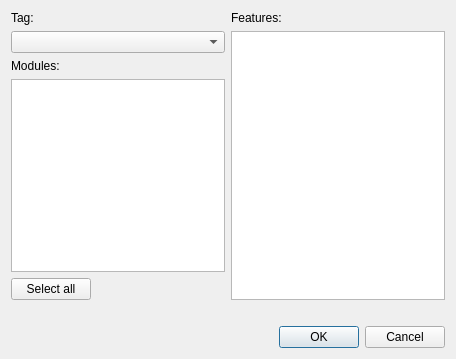
<?xml version="1.0" encoding="UTF-8"?>
<ui version="4.0">
 <class>QtLiteDialog</class>
 <widget class="QDialog" name="QtLiteDialog">
  <property name="geometry">
   <rect>
    <x>0</x>
    <y>0</y>
    <width>456</width>
    <height>359</height>
   </rect>
  </property>
  <property name="windowTitle">
   <string>Dialog</string>
  </property>
  <layout class="QVBoxLayout" name="verticalLayout_3">
   <item>
    <layout class="QHBoxLayout" name="horizontalLayout">
     <item>
      <layout class="QVBoxLayout" name="verticalLayout">
       <item>
        <widget class="QLabel" name="label">
         <property name="text">
          <string>Tag:</string>
         </property>
        </widget>
       </item>
       <item>
        <widget class="QComboBox" name="comboBoxModules"/>
       </item>
       <item>
        <widget class="QLabel" name="label_2">
         <property name="text">
          <string>Modules:</string>
         </property>
        </widget>
       </item>
       <item>
        <widget class="QListWidget" name="listWidgetModules"/>
       </item>
       <item>
        <layout class="QHBoxLayout" name="horizontalLayout_2">
         <item>
          <widget class="QPushButton" name="pushButtonSelectAll">
           <property name="text">
            <string>Select all</string>
           </property>
          </widget>
         </item>
         <item>
          <spacer name="horizontalSpacer">
           <property name="orientation">
            <enum>Qt::Horizontal</enum>
           </property>
           <property name="sizeHint" stdset="0">
            <size>
             <width>40</width>
             <height>20</height>
            </size>
           </property>
          </spacer>
         </item>
        </layout>
       </item>
      </layout>
     </item>
     <item>
      <layout class="QVBoxLayout" name="verticalLayout_2">
       <item>
        <widget class="QLabel" name="label_3">
         <property name="text">
          <string>Features:</string>
         </property>
        </widget>
       </item>
       <item>
        <widget class="QListWidget" name="listWidgetFeatures"/>
       </item>
      </layout>
     </item>
    </layout>
   </item>
   <item>
    <widget class="QLabel" name="labelStatus">
     <property name="text">
      <string/>
     </property>
    </widget>
   </item>
   <item>
    <widget class="QDialogButtonBox" name="buttonBox">
     <property name="standardButtons">
      <set>QDialogButtonBox::Cancel|QDialogButtonBox::Ok</set>
     </property>
    </widget>
   </item>
  </layout>
 </widget>
 <resources/>
 <connections>
  <connection>
   <sender>buttonBox</sender>
   <signal>rejected()</signal>
   <receiver>QtLiteDialog</receiver>
   <slot>reject()</slot>
   <hints>
    <hint type="sourcelabel">
     <x>188</x>
     <y>369</y>
    </hint>
    <hint type="destinationlabel">
     <x>138</x>
     <y>298</y>
    </hint>
   </hints>
  </connection>
  <connection>
   <sender>buttonBox</sender>
   <signal>accepted()</signal>
   <receiver>QtLiteDialog</receiver>
   <slot>accept()</slot>
   <hints>
    <hint type="sourcelabel">
     <x>261</x>
     <y>373</y>
    </hint>
    <hint type="destinationlabel">
     <x>203</x>
     <y>290</y>
    </hint>
   </hints>
  </connection>
 </connections>
</ui>
